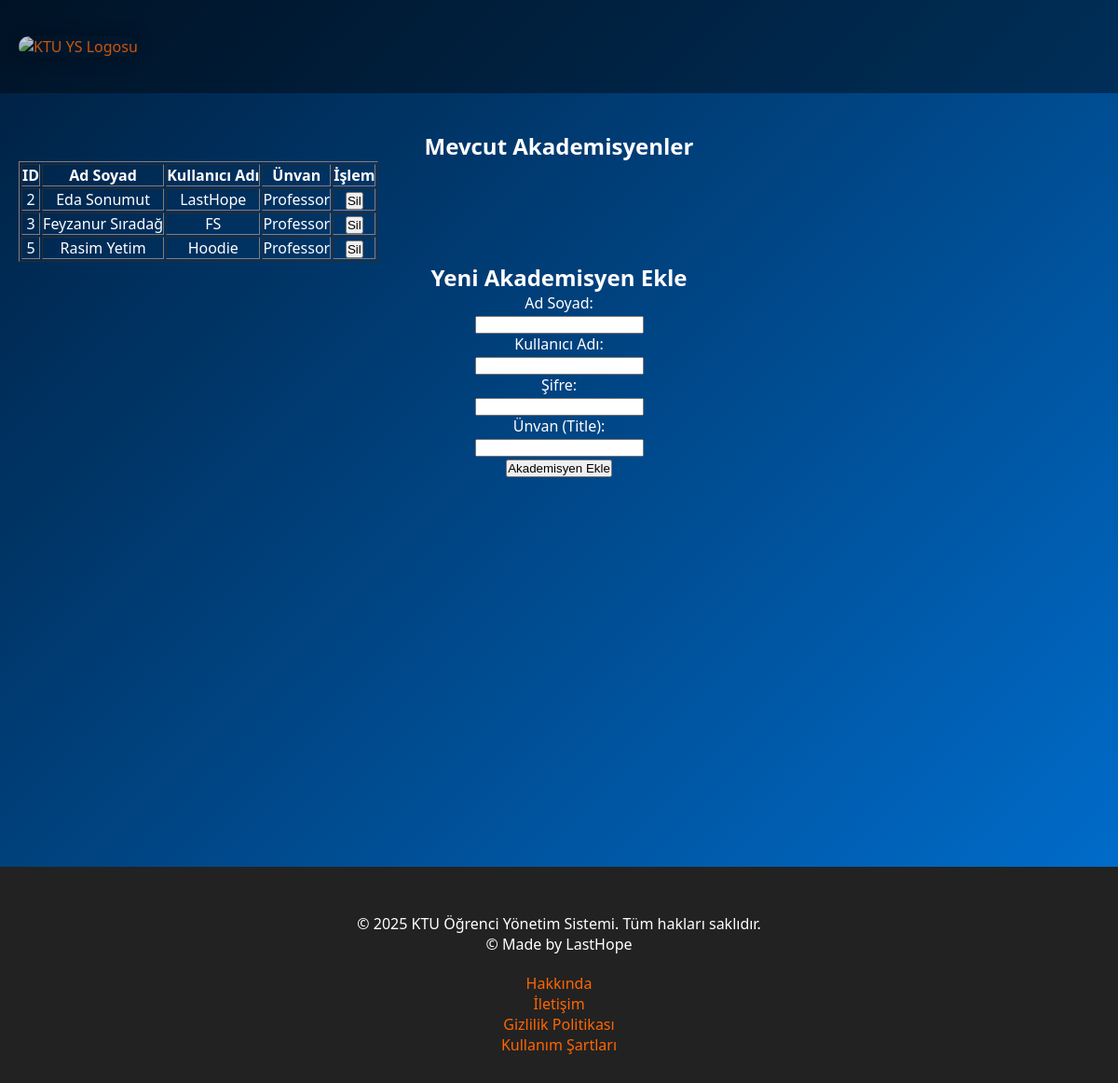
Page /akademisyenekle (signed in) on the committed database.
### models.py (models this page shows)
class Akademisyen(db.Model):
    __tablename__ = 'akademisyen'
    aID = db.Column(db.Integer, primary_key=True, autoincrement=True)
    adSoyad = db.Column(db.String, nullable=False)
    title = db.Column(db.String, nullable=False)
    sifre = db.Column(db.String, nullable=False)
    kullanici_adi = db.Column(db.String, nullable=False, unique=True)
    dersler = db.relationship('Dersler', backref='sorumlu', lazy=True)

### app.py (the view)
@app.route('/akademisyenekle')
def akademisyenekle():
    if 'rol' not in session or session['rol'] != 'yonetici':
        flash("Yetkisiz erişim.")
        return redirect(url_for('ygiris'))
    akademisyenler = Akademisyen.query.all()
    return render_template('akademisyenekle.html', akademisyenler=akademisyenler)

### templates/akademisyenekle.html (shortened to what this page needs)
<!DOCTYPE html>
<html lang="tr">
<head>
<link rel="stylesheet" href="{{ url_for('static', filename='style.css') }}">
</head>
<body>
  <header class="header">
    <div class="logo-container"><a href="index.php">
    <img src="https://pu.ktu.edu.tr/pluginfile.php/1/theme_remui/logo/1713768117/KT%C3%9C%20Logo%201A.png" alt="KTU YS Logosu"></a>
    </div>
  </header>
  <div class="container">
<h2>Mevcut Akademisyenler</h2>
<table border="1">
  <tr>
    <th>ID</th>
    <th>Ad Soyad</th>
    <th>Kullanıcı Adı</th>
    <th>Ünvan</th>
    <th>İşlem</th>
  </tr>
  {% for akademisyen in akademisyenler %}
  <tr>
    <td>{{ akademisyen.aID }}</td>
    <td>{{ akademisyen.adSoyad }}</td>
    <td>{{ akademisyen.kullanici_adi }}</td>
    <td>{{ akademisyen.title }}</td>
    <td>
      <form method="POST" action="{{ url_for('akademisyen_sil', aID=akademisyen.aID) }}" onsubmit="return confirm('Bu akademisyeni silmek istediğinize emin misiniz?');">
        <button type="submit">Sil</button>
      </form>
    </td>
  </tr>
  {% endfor %}
</table>
<h2>Yeni Akademisyen Ekle</h2>
<form method="POST" action="{{ url_for('akademisyen_ekle') }}">
    <label>Ad Soyad:</label><br>
    <input type="text" name="adSoyad" required><br>
    <label>Kullanıcı Adı:</label><br>
    <input type="text" name="kullanici_adi" required><br>
    <label>Şifre:</label><br>
    <input type="password" name="sifre" required><br>
    <label>Ünvan (Title):</label><br>
    <input type="text" name="title" required><br>
    <input type="submit" value="Akademisyen Ekle">
</form>
  </div>
  <footer class="footer">
    <div class="footer-container">
        <p>&copy; 2025 KTU Öğrenci Yönetim Sistemi. Tüm hakları saklıdır.</p>
        <p>&copy; Made by LastHope</p>
    </div>
    <div class="footer-links">
        <p><a href="about.html">Hakkında</a></p>
        <p><a href="contact.html">İletişim</a></p>
        <p><a href="privacy.html">Gizlilik Politikası</a></p>
        <p><a href="terms.html">Kullanım Şartları</a></p>
    </div>
</footer>
</body>
</html>

### static/style.css (style rules this page uses)
* { box-sizing: border-box; margin: 0; padding: 0; }
body { font-family: 'Segoe UI', sans-serif; background: linear-gradient(135deg, #001f3f, #0074D9); color: white; min-height: 100vh; }
.container { width: 100%; height: 800px; justify-content: center; align-items: center; text-align: center; padding: 40px 20px; }
.logo-container { display: flex; gap: 40px; flex-wrap: wrap; justify-content: center; }
.logo-container img { width: 200px; height: 100px; opacity: 0.8; border-radius: 20px; box-shadow: 0 0 20px rgba(0,0,0,0.4); }
.footer { background-color: #222; color: white; padding: 30px 0; text-align: center; margin-top: 30px; }
.footer-container { justify-content: center; padding: 20px; }
.footer-links { justify-content: space-between; }
a { text-decoration: none; color: #ff6600; }
.header { display: flex; justify-content: space-between; align-items: center; background-color: rgba(0, 0, 0, 0.4); padding: 20px; height: 100px; }

### rows in the picture
Akademisyen: aID "2", adSoyad "Eda Sonumut", kullanici_adi "LastHope", title "Professor"
Akademisyen: aID "3", adSoyad "Feyzanur Sıradağ", kullanici_adi "FS", title "Professor"
Akademisyen: aID "5", adSoyad "Rasim Yetim", kullanici_adi "Hoodie", title "Professor"
